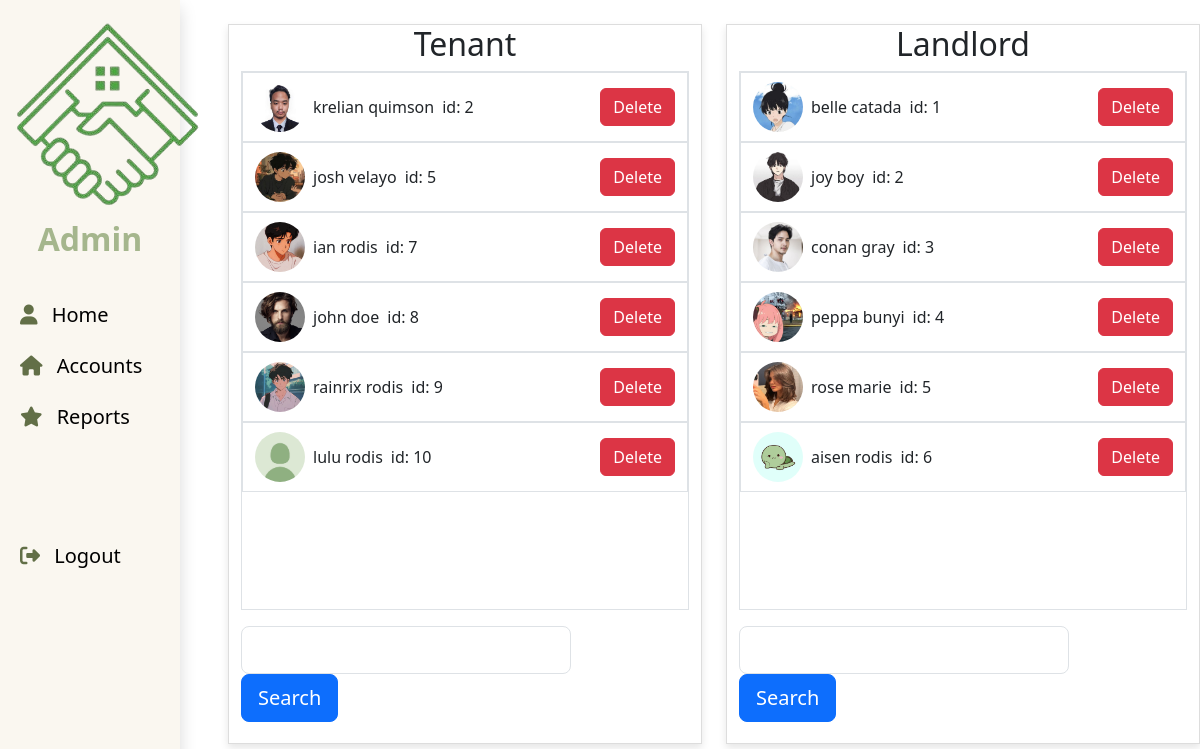
The app's page /frontend/admin.user_accounts.php with its own data.
### tables this page shows
create table tenants(
account_id int AUTO_INCREMENT primary key,
fullname varchar(255),
email varchar(255),
username varchar(255),
password varchar(255),
contact varchar(255),
account_type varchar(255),
profile_picture varchar(255),
isRenting varchar(255)
);

create table landlords(
account_id int AUTO_INCREMENT primary key,
fullname varchar(255),
email varchar(255),
username varchar(255),
password varchar(255),
contact varchar(255),
account_type varchar(255),
profile_picture varchar(255) ,
isRenting varchar(255)
);

### backend/class/database.php (called while the page is built, shortened)
<?php
class Database{
    public function pdo()
    {
        return new PDO("mysql:host=localhost; user=root; dbname=quicktira;");
    }
    public function get($query, $data = [], $type)
    {
        $pdo = $this->pdo();
        $stmt = $pdo->prepare($query);
        $stmt->execute($data);
        switch($type)
        {
            case "fetchAll":
                return $stmt->fetchAll(PDO::FETCH_ASSOC);
            break;
        }
    }
}

### frontend/admin.user_accounts.php (the view, shortened to what this page needs)
<?php
require_once ('../backend/Aglobal_file.php');
$all_tenant = $database->get("select account_id, fullname, profile_picture from tenants",[],"fetchAll");
$all_landlords = $database->get("select account_id, fullname, profile_picture from landlords",[],"fetchAll");
?>
<!DOCTYPE html>
<html lang="en">
<head>
    <link href="https://cdn.jsdelivr.net/npm/bootstrap@5.3.0/dist/css/bootstrap.min.css" rel="stylesheet">
    <link href="https://cdn.jsdelivr.net/npm/bootstrap-icons@1.7.2/font/bootstrap-icons.css" rel="stylesheet">
</head>
<body>
    <div class="row">
        <div class="col-12 col-md-2">
            <?php  require('public_component/sidebar.admin.php')  ?>
        </div>
        <div class="col ms-4"  style='height:100dvh; overflow:auto'>
        <div class="row">
            <div class="col-md-6 mt-4">
                <div class="container" style="height: 90vh; border: 1px solid #ddd; box-shadow: 0 4px 8px rgba(0,0,0,0.1);">
                    <h2 class="text-center">Tenant</h2>
                    <div class="container border m-0 p-0 overflow-auto" style="height: 75%;" id='tenant_container'>
                    <?php foreach ($all_tenant as $tenant): ?>
                        <div class="container-fluid border d-flex justify-content-between align-items-center" style="height: 70px;">
                            <div class="d-flex align-items-center">
                                <img src="image/profile_image/<?php echo htmlspecialchars($tenant['profile_picture']); ?>" alt="Profile Picture" class="rounded-circle" style="width: 50px; height: 50px; object-fit: cover;">
                                <span class="ms-2"><?php echo htmlspecialchars($tenant['fullname']); ?></span>
                                <span class="ms-2"> id: <?php echo htmlspecialchars($tenant['account_id']); ?></span>
                            </div>
                            <button class="delete_account btn btn-danger " value="<?=htmlspecialchars($tenant['account_id'])?>">Delete</button>
                        </div>
                    <?php endforeach; ?>
                    </div>
                    <div class="row mt-3">
                        <div class="col-9">
                            <input type="text" class="form-control form-control-lg" id='input_tenant'>
                        </div>
                        <div class="col">
                            <button class="btn btn-primary btn-lg" id='tenant_search'>Search</button>
                        </div>
                    </div>
                </div>
            </div>
            <div class="col-md-6 mt-4">
                <div class="container" style="height: 90vh; border: 1px solid #ddd; box-shadow: 0 4px 8px rgba(0,0,0,0.1);">
                    <h2 class="text-center">Landlord</h2>
                    <div class="container border m-0 p-0 overflow-auto" style="height: 75%;"  id='landord_container'>
                    <?php foreach ($all_landlords as $landlords): ?>
                        <div class="container-fluid border d-flex justify-content-between align-items-center" style="height: 70px;">
                            <div class="d-flex align-items-center">
                                <img src="image/profile_image/<?php echo htmlspecialchars($landlords['profile_picture']); ?>" alt="Profile Picture" class="rounded-circle" style="width: 50px; height: 50px; object-fit: cover;">
                                <span class="ms-2"><?php echo htmlspecialchars($landlords['fullname']); ?></span>
                                <span class="ms-2"> id: <?php echo htmlspecialchars($landlords['account_id']); ?></span>
                            </div>
                            <button class="btn btn-danger delete_account_landlord" id='' value='<?=htmlspecialchars($landlords['account_id'])?>'>Delete</button>
                        </div>
                    <?php endforeach; ?>
                    </div>
                    <div class="row mt-3">
                        <div class="col-9">
                            <input type="text" class="form-control form-control-lg" id='input_landlord'>
                        </div>
                        <div class="col">
                            <button class="btn btn-primary btn-lg" id='landlord_search'>Search</button>
                        </div>
                    </div>
                </div>
            </div>
        </div>
        </div>
    </div>
</body>
</html>

### frontend/public_component/sidebar.admin.php (style rules this page uses)
* { padding: 0; margin: 0; text-decoration: none; list-style: none; box-sizing: border-box; }

### records on screen
tenants: profile_picture (picture), fullname "krelian quimson", account_id "2"
tenants: profile_picture (picture), fullname "josh velayo", account_id "5"
tenants: profile_picture (picture), fullname "ian rodis", account_id "7"
tenants: profile_picture (picture), fullname "john doe", account_id "8"
tenants: profile_picture (picture), fullname "rainrix rodis", account_id "9"
tenants: profile_picture (placeholder picture), fullname "lulu rodis", account_id "10"
landlords: profile_picture (picture), fullname "belle catada", account_id "1"
landlords: profile_picture (picture), fullname "joy boy", account_id "2"
landlords: profile_picture (picture), fullname "conan gray", account_id "3"
landlords: profile_picture (picture), fullname "peppa bunyi", account_id "4"
landlords: profile_picture (picture), fullname "rose marie", account_id "5"
landlords: profile_picture (picture), fullname "aisen rodis", account_id "6"
